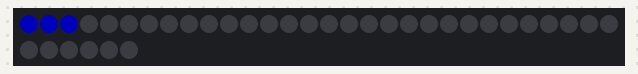
Recording of a sketch running on a simulated ESP32. On the bench: 36 RGB LEDs in strip order, left to right, continuing on the next row. Dim RGB values are drawn brighter than linear; random numbers use the default seed unless the sketch sets one.

Above: at 0.23 s.
At 4.78 s:
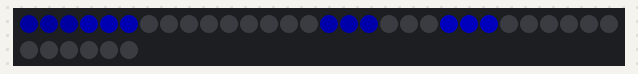
At 9.29 s:
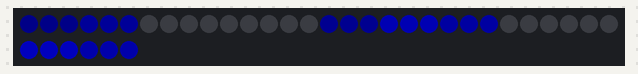
At 19.8 s:
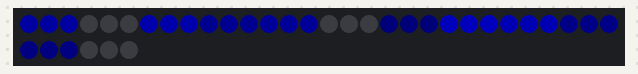
At 28.8 s:
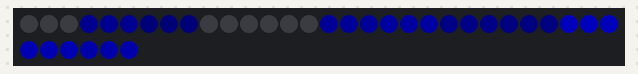
At 39.3 s:
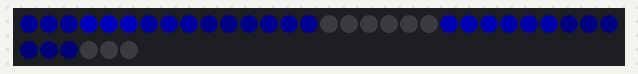

The sketch:

SingleTrail.ino
```cpp
#include <Adafruit_NeoPixel.h>

#define LED_PIN  18
#define NUM_LEDS 36

Adafruit_NeoPixel strip(NUM_LEDS, LED_PIN, NEO_GRB + NEO_KHZ800);

uint32_t off = strip.Color(0, 0, 0);

struct Group {
  uint16_t start;
  uint16_t count;
};

Group groups[12] = {
  {0, 3},  {3, 3},  {6, 3},  {9, 3},
  {12, 3}, {15, 3}, {18, 3}, {21, 3},
  {24, 3}, {27, 3}, {30, 3}, {33, 3}
};

void setGroup(Group g, uint32_t color) {
  strip.fill(color, g.start, g.count);
}

const uint8_t NODE_COUNT = 12;
const uint8_t MAX_NEIGHBORS = 5;


const uint8_t edgeList[][2] PROGMEM = {
  {0,1},{0,2},{0,3},{0,4},{0,5},
  {1,2},{2,3},{3,4},{4,5},{5,1},
  {6,7},{7,8},{8,9},{9,10},{10,6},
  {11,6},{11,7},{11,8},{11,9},{11,10},
  {1,6},{2,7},{3,8},{4,9},{5,10},
  {1,7},{2,8},{3,9},{4,10},{5,6}
};

const uint8_t EDGE_COUNT = sizeof(edgeList) / sizeof(edgeList[0]);

uint8_t neighborTable[NODE_COUNT][MAX_NEIGHBORS];
uint8_t neighborCount[NODE_COUNT] = {};

#define HUE          43690   // the one color (0 red, 10923 yellow, 21845 green, 43690 blue)
#define STEP_MS      1500    // time the light spends on each spike
#define TAIL_LENGTH  11
#define FADE_ON_MS   750     // how long the light takes to swell up on a new spike

uint8_t headNode = 0;
uint8_t tail[TAIL_LENGTH];   // spikes it has left, newest first
uint8_t tailLen = 0;
unsigned long nextStep = 0;

// Position of a spike in the tail, or -1 if it isn't in it
int8_t tailIndexOf(uint8_t node) {
  for (uint8_t t = 0; t < tailLen; t++) {
    if (tail[t] == node) {
      return t;
    }
  }
  return -1;
}

void stepHead() {
  // Prefer spikes the tail isn't on; if they're all taken, go to the oldest tail spike
  uint8_t freeChoices[MAX_NEIGHBORS];
  uint8_t freeCount = 0;
  uint8_t oldestNode = neighborTable[headNode][0];
  int8_t oldestIndex = -1;

  for (uint8_t slot = 0; slot < neighborCount[headNode]; slot++) {
    uint8_t neighbor = neighborTable[headNode][slot];
    int8_t index = tailIndexOf(neighbor);
    if (index < 0) {
      freeChoices[freeCount++] = neighbor;
    } else if (index > oldestIndex) {
      oldestIndex = index;
      oldestNode = neighbor;
    }
  }

  uint8_t choice = freeCount > 0 ? freeChoices[random(freeCount)] : oldestNode;

  // The head is moving onto part of its own tail, so the tail ends just before it
  int8_t hit = tailIndexOf(choice);
  if (hit >= 0) {
    tailLen = hit;
  }

  // Drop the spike it's leaving onto the front of the tail
  for (uint8_t t = TAIL_LENGTH - 1; t > 0; t--) {
    tail[t] = tail[t - 1];
  }
  tail[0] = headNode;
  if (tailLen < TAIL_LENGTH) {
    tailLen++;
  }

  headNode = choice;
}

void setup() {
  Serial.begin(9600);
  strip.begin();
  strip.setBrightness(80);
  strip.show();
  randomSeed(esp_random());

  // Build the neighbor table from the edge list
  for (uint8_t edgeIndex = 0; edgeIndex < EDGE_COUNT; edgeIndex++) {
    uint8_t nodeA = pgm_read_byte(&edgeList[edgeIndex][0]);
    uint8_t nodeB = pgm_read_byte(&edgeList[edgeIndex][1]);

    neighborTable[nodeA][neighborCount[nodeA]] = nodeB;
    neighborCount[nodeA] = neighborCount[nodeA] + 1;

    neighborTable[nodeB][neighborCount[nodeB]] = nodeA;
    neighborCount[nodeB] = neighborCount[nodeB] + 1;
  }
}

void loop()
{
  unsigned long now = millis();

  if (now >= nextStep) {
    stepHead();
    nextStep = now + STEP_MS;
  }

  for (uint8_t nodeIndex = 0; nodeIndex < NODE_COUNT; nodeIndex++) {
    setGroup(groups[nodeIndex], off);
  }

  // Each tail spike fades smoothly from the moment the head leaves it,
  // reaching zero just as it would drop off the end of the tail
  unsigned long phase = STEP_MS - (nextStep - now);
  unsigned long fadeTime = (unsigned long)TAIL_LENGTH * STEP_MS;
  for (uint8_t t = 0; t < tailLen; t++) {
    unsigned long age = t * STEP_MS + phase;
    uint8_t level = map(min(age, fadeTime), 0, fadeTime, 255, 0);
    setGroup(groups[tail[t]], strip.gamma32(strip.ColorHSV(HUE, 255, level)));
  }

  // The head swells up on its new spike along an S-curve: slow start, quick middle, soft landing
  float x = min(phase, (unsigned long)FADE_ON_MS) / (float)FADE_ON_MS;
  uint8_t headLevel = (1.0 - cos(x * PI)) / 2.0 * 255;
  setGroup(groups[headNode], strip.gamma32(strip.ColorHSV(HUE, 255, headLevel)));

  strip.show();
}
```
